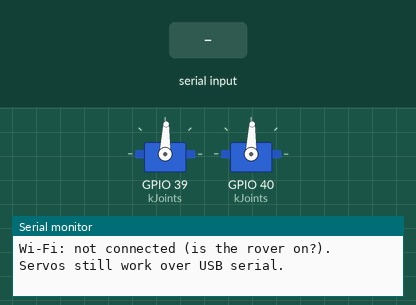
A sketch run on a simulated ESP32-S3. On the bench: 2 × servo, the last lines printed to the serial monitor. Inputs (shaded band) come from the test bench. WiFi joins after 1.5 s; servers stay silent unless stated; servo pulses on a pin are drawn as a servo (544–2400 µs = 0–180°).

Above: at 1.4 s.
1.5 s: "squeeze\n" received over Serial
At 2.4 s:
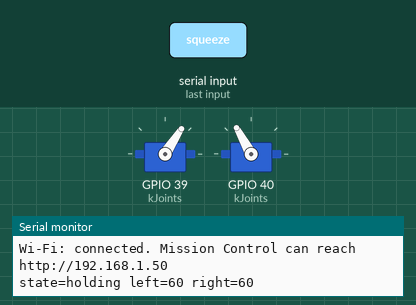
3.4 s: "release\n" received over Serial
At 5.5 s:
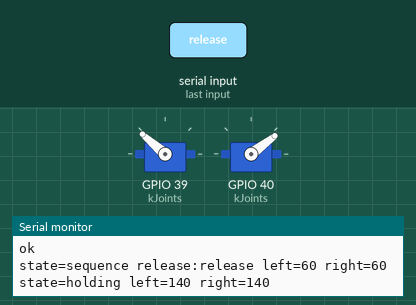
5.8 s: "scoop\n" received over Serial
At 6.25 s:
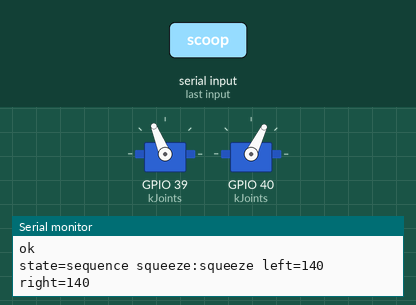
8.8 s: "relax\n" received over Serial
Timing chart, 0 to 11.3 s (numbered marks = the images above; inputs shaded):
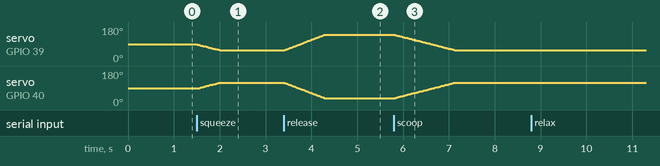

Measured:
- after the input at 1.5 s, servo on GPIO 39 (kJoints): moves from 88° to 57° over 0.49 s, starting at once; servo on GPIO 40 (kJoints): moves from 88° to 119° over 0.47 s, starting at once
- after the input at 3.4 s, servo on GPIO 39 (kJoints): moves from 57° to 139° over 0.86 s, starting at once; servo on GPIO 40 (kJoints): moves from 119° to 37° over 0.88 s, starting at once
- after the input at 5.8 s, servo on GPIO 39 (kJoints): moves from 139° to 57° over 1.3 s, starting at once; servo on GPIO 40 (kJoints): moves from 37° to 119° over 1.3 s, starting at once

The sketch:

bullseye_scooper.ino
```cpp
// Bullseye scooper: two SG90 servos swing popsicle sticks together to squeeze an
// ore block up. Runs on the ESP32-S3 display board.
//
// Power-up: both sticks go straight down. `squeeze`: down -> out 30° -> in 80°.
//
// Mission Control drives it over Wi-Fi: the board joins the rover's ELEGOO access
// point at a fixed address (WifiConfig.h) and serves a tiny HTTP API. Keep it in
// sync with mission-control/server/bullseye/scooper.py:
//   GET  /status               -> 200 {"state","sequence","step","angles":{...}}
//   POST /command?name=<cmd>   -> 200 {"ok":true,"status":{...}}
//                                 409 {"ok":false,"error":"...","status":{...}} (refused)
//                                 400 {"ok":false,"error":"..."} (unknown command)
//   <cmd> = squeeze | release | home | stop | relax
//
// The USB serial port (115200 baud) takes the same commands for bench testing in the
// Serial Monitor, plus `set`, `status`, `wifi` and `help`.
#include <Arduino.h>
#include <WiFi.h>
#include <WebServer.h>
#include <ctype.h>
#include <stdlib.h>
#include <string.h>
#include "ScooperConfig.h"
#include "Scooper.h"
#include "ServoOutput.h"
#include "WifiConfig.h"

using scooper::State;

scooper::LedcServos servos;
scooper::Scooper<scooper::LedcServos> arm(servos);
WebServer http(scooper::kHttpPort);

char line[64];
size_t lineLength = 0;
bool lineOverflow = false;
State reportedState = State::Relaxed;
uint8_t reportedStep = 0;
bool httpStarted = false;
wl_status_t reportedWifi = WL_IDLE_STATUS;
uint32_t lastWifiAttempt = 0;

enum class Outcome : uint8_t { Ok, Refused, Unknown };

// The commands both Wi-Fi and serial accept. Refused leaves the reason in arm.error().
Outcome runNamed(const char* name) {
  if (!strcmp(name, "stop") || !strcmp(name, "x")) {
    arm.stop();
    return Outcome::Ok;
  }
  if (!strcmp(name, "relax")) {
    arm.relax();
    return Outcome::Ok;
  }
  bool ok;
  if (!strcmp(name, "home")) ok = arm.home();
  else if (!strcmp(name, "squeeze") || !strcmp(name, "scoop")) ok = arm.squeeze();
  else if (!strcmp(name, "release")) ok = arm.release();
  else return Outcome::Unknown;
  return ok ? Outcome::Ok : Outcome::Refused;
}

// ---- Status reporting --------------------------------------------------------

void printStatus() {
  Serial.printf("state=%s", scooper::stateName(arm.state()));
  if (arm.state() == State::Sequence) Serial.printf(" %s:%s", arm.sequenceName(), arm.stepLabel());
  for (uint8_t i = 0; i < scooper::kJointCount; ++i) {
    Serial.printf(" %s=%d", scooper::kJoints[i].name, arm.angle(i));
  }
  Serial.println();
}

void appendJsonText(String& json, const char* text) {  // Fixed names only: no escaping needed.
  json += "\"";
  json += text;
  json += "\"";
}

String statusJson() {
  const bool running = arm.state() == State::Sequence;
  String json = "{\"state\":";
  appendJsonText(json, scooper::stateName(arm.state()));
  json += ",\"sequence\":";
  if (running) appendJsonText(json, arm.sequenceName());
  else json += "null";
  json += ",\"step\":";
  if (running) appendJsonText(json, arm.stepLabel());
  else json += "null";
  json += ",\"angles\":{";
  for (uint8_t i = 0; i < scooper::kJointCount; ++i) {
    if (i) json += ",";
    json += "\"";
    json += scooper::kJoints[i].name;
    json += "\":";
    json += arm.angle(i);
  }
  json += "}}";
  return json;
}

// ---- Wi-Fi + HTTP ------------------------------------------------------------

IPAddress address(const uint8_t (&parts)[4]) { return IPAddress(parts[0], parts[1], parts[2], parts[3]); }

void joinWifi() {
  lastWifiAttempt = millis();
  WiFi.disconnect();
  WiFi.begin(scooper::kWifiSsid, scooper::kWifiPassword[0] ? scooper::kWifiPassword : nullptr);
}

void beginWifi() {
  WiFi.mode(WIFI_STA);
  WiFi.setSleep(false);  // No modem sleep: button presses answer without extra delay.
  WiFi.setAutoReconnect(true);
  if (!WiFi.config(address(scooper::kScooperIp), address(scooper::kGatewayIp), address(scooper::kSubnetMask))) {
    Serial.println("Wi-Fi: fixed address setup failed.");
  }
  joinWifi();
  Serial.printf("Wi-Fi: joining %s as %s\n", scooper::kWifiSsid, address(scooper::kScooperIp).toString().c_str());
}

void sendJson(int code, const String& body) { http.send(code, "application/json", body); }

void handleStatus() { sendJson(200, statusJson()); }

void handleCommand() {
  if (!http.hasArg("name")) {
    sendJson(400, "{\"ok\":false,\"error\":\"missing ?name=\"}");
    return;
  }
  String name = http.arg("name");
  name.toLowerCase();
  if (name == "x") name = "";  // The serial shortcut only; Wi-Fi uses the full names.
  switch (runNamed(name.c_str())) {
    case Outcome::Ok:
      sendJson(200, String("{\"ok\":true,\"status\":") + statusJson() + "}");
      break;
    case Outcome::Refused:  // Error texts are fixed strings in Scooper.h with no quotes.
      sendJson(409, String("{\"ok\":false,\"error\":\"") + arm.error() + "\",\"status\":" + statusJson() + "}");
      break;
    case Outcome::Unknown:
      sendJson(400, "{\"ok\":false,\"error\":\"unknown command\"}");
      break;
  }
}

void serviceWifi(uint32_t now) {
  const wl_status_t wifi = WiFi.status();
  if (wifi != reportedWifi) {
    reportedWifi = wifi;
    if (wifi == WL_CONNECTED) {
      Serial.printf("Wi-Fi: connected. Mission Control can reach http://%s\n", WiFi.localIP().toString().c_str());
      if (!httpStarted) {
        http.on("/status", HTTP_GET, handleStatus);
        http.on("/command", HTTP_POST, handleCommand);
        http.onNotFound([] { sendJson(404, "{\"ok\":false,\"error\":\"not found\"}"); });
        http.begin();
        httpStarted = true;
      }
    } else {
      Serial.println("Wi-Fi: not connected (is the rover on?). Servos still work over USB serial.");
    }
  }
  if (wifi != WL_CONNECTED && now - lastWifiAttempt >= scooper::kWifiRetryMs) joinWifi();
  if (httpStarted) http.handleClient();
}

// ---- USB serial (bench testing) ----------------------------------------------

void printHelp() {
  Serial.println("Commands (USB serial; Wi-Fi accepts squeeze/release/home/stop/relax):");
  Serial.println("  stop | x               freeze now and cancel squeeze/release");
  Serial.println("  relax                  stop pulses; servos go limp");
  Serial.println("  home                   both sticks straight down");
  Serial.println("  squeeze                down, out 30 deg, then in 80 deg to lift the block");
  Serial.println("  release                out 30 deg, then straight down");
  Serial.printf("  set <1-%u> <deg> [dps]  move one stick (logical deg: 90 down, lower = out)\n",
                scooper::kJointCount);
  Serial.println("  status | wifi | help");
  for (uint8_t i = 0; i < scooper::kJointCount; ++i) {
    const auto& j = scooper::kJoints[i];
    Serial.printf("  stick %u: %s on GPIO%u, limits %u-%u, home %u, trim %d%s\n", i + 1, j.name,
                  j.pin, j.minDeg, j.maxDeg, j.homeDeg, j.trimDeg, j.inverted ? ", inverted" : "");
  }
}

void reply(bool ok) {
  if (ok) Serial.println("ok");
  else Serial.printf("error: %s\n", arm.error());
}

bool parseNumber(const char* text, long& out) {
  if (!text) return false;
  char* end = nullptr;
  out = strtol(text, &end, 10);
  return end != text && *end == '\0';
}

void handle(char* command) {
  for (char* p = command; *p; ++p) *p = static_cast<char>(tolower(static_cast<unsigned char>(*p)));
  const char* word = strtok(command, " \t");
  if (!word) return;
  if (!strcmp(word, "set")) {
    long stick = 0, deg = 0, speed = scooper::kDefaultDegPerSec;
    const char* speedText = nullptr;
    if (!parseNumber(strtok(nullptr, " \t"), stick) || !parseNumber(strtok(nullptr, " \t"), deg) ||
        ((speedText = strtok(nullptr, " \t")) && !parseNumber(speedText, speed)) ||
        speed < 1 || speed > 600 || stick < 1 || stick > scooper::kJointCount) {
      Serial.printf("error: usage: set <1-%u> <deg> [degrees/second 1-600]\n", scooper::kJointCount);
      return;
    }
    reply(arm.setJoint(static_cast<uint8_t>(stick - 1), static_cast<int>(deg), static_cast<uint16_t>(speed)));
  } else if (!strcmp(word, "status")) {
    printStatus();
    reply(true);
  } else if (!strcmp(word, "wifi")) {
    Serial.printf("wifi=%s ssid=%s ip=%s\n", WiFi.status() == WL_CONNECTED ? "connected" : "disconnected",
                  scooper::kWifiSsid, WiFi.localIP().toString().c_str());
    reply(true);
  } else if (!strcmp(word, "help") || !strcmp(word, "?")) {
    printHelp();
    reply(true);
  } else {
    const Outcome outcome = runNamed(word);
    if (outcome == Outcome::Unknown) Serial.printf("error: unknown command '%s' (try help)\n", word);
    else reply(outcome == Outcome::Ok);
  }
}

void readSerial() {
  while (Serial.available()) {
    const char c = static_cast<char>(Serial.read());
    if (c == '\r' || c == '\n') {
      if (lineOverflow) Serial.println("error: line too long");
      else if (lineLength) {
        line[lineLength] = '\0';
        handle(line);
      }
      lineLength = 0;
      lineOverflow = false;
    } else if (lineLength < sizeof(line) - 1) {
      line[lineLength++] = c;
    } else {
      lineOverflow = true;
    }
  }
}

// ---- Setup / loop ------------------------------------------------------------

void setup() {
  Serial.begin(115200);
  // Initialization: start PWM with both sticks straight down before anything else.
  const bool started = arm.begin(millis());
  delay(200);
  Serial.println("\nBullseye scooper. SG90 power must come from a separate 5 V supply sharing GND.");
  if (!started) Serial.printf("Config error: %s. Servos left off.\n", arm.error());
  printHelp();
  printStatus();
  reportedState = arm.state();
  beginWifi();
}

void loop() {
  const uint32_t now = millis();
  readSerial();
  serviceWifi(now);
  arm.update(millis());
  if (arm.state() != reportedState || arm.stepIndex() != reportedStep) {
    reportedState = arm.state();
    reportedStep = arm.stepIndex();
    printStatus();
  }
  delay(1);
}
```

Scooper.h
```cpp
#pragma once
// Scooper motion logic. No Arduino dependency, so it runs in native tests and can
// later drop into the display sketch beside the BLE and touch code. Nonblocking:
// call update() from loop(); every motion is a time-based slew toward a target.
#include <stddef.h>
#include <stdint.h>
#include "ScooperConfig.h"

namespace scooper {

enum class State : uint8_t {
  Relaxed,   // No PWM pulses: servos are limp. Also the state before begin().
  Holding,   // At target, holding torque.
  Moving,    // Single move (`set` or `home`) in progress.
  Sequence,  // Running squeeze or release steps.
};

inline const char* stateName(State state) {
  switch (state) {
    case State::Relaxed: return "relaxed";
    case State::Holding: return "holding";
    case State::Moving: return "moving";
    case State::Sequence: return "sequence";
  }
  return "?";
}

inline bool inLimits(uint8_t joint, int deg) {
  return deg >= kJoints[joint].minDeg && deg <= kJoints[joint].maxDeg;
}

template <size_t N>
constexpr uint8_t stepCount(const Step (&)[N]) { return static_cast<uint8_t>(N); }

// Out provides attach(joint), write(joint, servoDeg) and detach(joint).
template <class Out>
class Scooper {
 public:
  static constexpr uint32_t kMaxTickMs = 200;  // A stalled loop slows motion, never jumps.

  explicit Scooper(Out& out) : out_(out) {}

  // Checks the tables in ScooperConfig.h. Nothing moves until this passes.
  bool validate() {
    valid_ = false;
    for (uint8_t i = 0; i < kJointCount; ++i) {
      const Joint& j = kJoints[i];
      if (j.minDeg > j.maxDeg || j.maxDeg > 180 || !inLimits(i, j.homeDeg)) {
        return fail("a joint's limits or home angle are invalid");
      }
    }
    if (!stepsValid(kSqueezeSteps, stepCount(kSqueezeSteps)) ||
        !stepsValid(kReleaseSteps, stepCount(kReleaseSteps))) {
      return fail("a squeeze/release step angle is outside its joint's limits");
    }
    valid_ = true;
    return true;
  }

  // Starts pulses at the home pose. Servos jump there at power-up: keep hands clear.
  bool begin(uint32_t now) {
    if (!valid_ && !validate()) return false;
    for (uint8_t i = 0; i < kJointCount; ++i) pos_[i] = target_[i] = kJoints[i].homeDeg;
    attachAll();
    state_ = State::Holding;
    last_ = now;
    return true;
  }

  bool setJoint(uint8_t joint, int deg, uint16_t degPerSec) {
    if (joint >= kJointCount) return fail("no servo with that number");
    if (!inLimits(joint, deg)) return fail("angle is outside that servo's limits");
    if (!ready()) return false;
    target_[joint] = static_cast<float>(deg);
    speed_ = degPerSec;
    state_ = State::Moving;
    return true;
  }

  bool home() {
    if (!ready()) return false;
    for (uint8_t i = 0; i < kJointCount; ++i) target_[i] = kJoints[i].homeDeg;
    speed_ = kDefaultDegPerSec;
    state_ = State::Moving;
    return true;
  }

  bool squeeze() { return run(kSqueezeSteps, stepCount(kSqueezeSteps), "squeeze"); }
  bool release() { return run(kReleaseSteps, stepCount(kReleaseSteps), "release"); }

  // Freeze where the sticks are now and abandon any sequence. Keeps holding torque.
  void stop() {
    for (uint8_t i = 0; i < kJointCount; ++i) target_[i] = pos_[i];
    steps_ = nullptr;
    if (state_ != State::Relaxed) state_ = State::Holding;
  }

  // Stop pulses so the servos go limp and quiet. The next move restarts from the
  // last commanded angles, so a stick pushed by hand meanwhile will snap back.
  void relax() {
    stop();
    for (uint8_t i = 0; i < kJointCount; ++i) out_.detach(i);
    state_ = State::Relaxed;
  }

  void update(uint32_t now) {
    uint32_t dt = now - last_;
    last_ = now;
    if (dt > kMaxTickMs) dt = kMaxTickMs;
    if (state_ != State::Moving && state_ != State::Sequence) return;
    if (!slew(dt)) return;
    if (state_ == State::Moving) {
      state_ = State::Holding;
      return;
    }
    if (!arrived_) {
      arrived_ = true;
      arrivedAt_ = now;
    }
    if (now - arrivedAt_ < steps_[index_].holdMs) return;
    if (++index_ >= count_) {
      steps_ = nullptr;
      state_ = State::Holding;
      return;
    }
    loadStep();
  }

  State state() const { return state_; }
  int angle(uint8_t joint) const { return static_cast<int>(pos_[joint] + 0.5f); }
  int targetAngle(uint8_t joint) const { return static_cast<int>(target_[joint] + 0.5f); }
  const char* sequenceName() const { return steps_ ? sequence_ : ""; }
  const char* stepLabel() const { return steps_ ? steps_[index_].label : ""; }
  uint8_t stepIndex() const { return steps_ ? index_ : 0; }
  const char* error() const { return error_; }

 private:
  bool fail(const char* message) {
    error_ = message;
    return false;
  }

  static bool stepsValid(const Step* steps, uint8_t count) {
    for (uint8_t s = 0; s < count; ++s) {
      for (uint8_t i = 0; i < kJointCount; ++i) {
        const int deg = steps[s].deg[i];
        if (deg != kKeep && !inLimits(i, deg)) return false;
      }
    }
    return true;
  }

  // New commands wait for a running sequence to be stopped; a relaxed arm re-arms.
  bool ready() {
    if (!valid_) return fail("config invalid; fix ScooperConfig.h");
    if (state_ == State::Sequence) return fail("busy with a sequence; send stop first");
    if (state_ == State::Relaxed) attachAll();
    return true;
  }

  bool run(const Step* steps, uint8_t count, const char* name) {
    if (count == 0) return fail("sequence is empty");
    if (!ready()) return false;
    steps_ = steps;
    count_ = count;
    index_ = 0;
    sequence_ = name;
    state_ = State::Sequence;
    loadStep();
    return true;
  }

  void loadStep() {
    const Step& step = steps_[index_];
    for (uint8_t i = 0; i < kJointCount; ++i) {
      if (step.deg[i] != kKeep) target_[i] = step.deg[i];
    }
    speed_ = step.degPerSec;
    arrived_ = false;
  }

  // Moves each joint at most speed * dt toward its target. True once all arrived.
  bool slew(uint32_t dt) {
    const float maxStep = speed_ == 0 ? 180.0f : speed_ * (dt / 1000.0f);
    bool done = true;
    for (uint8_t i = 0; i < kJointCount; ++i) {
      const float diff = target_[i] - pos_[i];
      if (diff == 0) continue;
      if (diff > maxStep) pos_[i] += maxStep;
      else if (diff < -maxStep) pos_[i] -= maxStep;
      else pos_[i] = target_[i];
      out_.write(i, servoDeg(i));
      if (pos_[i] != target_[i]) done = false;
    }
    return done;
  }

  void attachAll() {
    for (uint8_t i = 0; i < kJointCount; ++i) {
      out_.attach(i);
      out_.write(i, servoDeg(i));
    }
  }

  // Logical angle -> servo angle: mirror if inverted, then add the horn trim.
  // The output layer clamps the result to the servo's 0-180 range.
  float servoDeg(uint8_t joint) const {
    const float deg = kJoints[joint].inverted ? 180.0f - pos_[joint] : pos_[joint];
    return deg + kJoints[joint].trimDeg;
  }

  Out& out_;
  State state_ = State::Relaxed;
  bool valid_ = false;
  float pos_[kJointCount] = {};
  float target_[kJointCount] = {};
  uint16_t speed_ = kDefaultDegPerSec;
  uint32_t last_ = 0;
  const Step* steps_ = nullptr;
  uint8_t count_ = 0, index_ = 0;
  const char* sequence_ = "";
  bool arrived_ = false;
  uint32_t arrivedAt_ = 0;
  const char* error_ = "";
};

}  // namespace scooper
```

Source omitted: ServoOutput.h (1297 bytes), ScooperConfig.h (2573 bytes), WifiConfig.h (1149 bytes)
